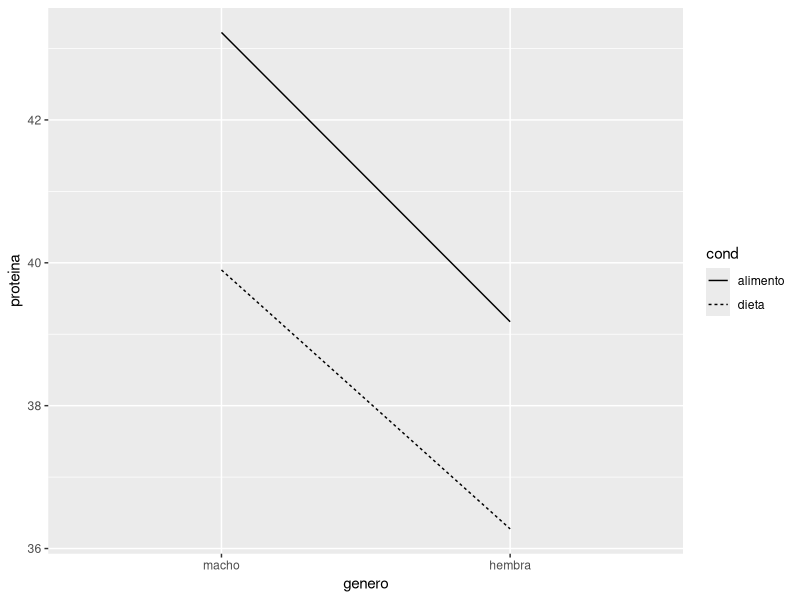

The R script that drew this image:
## ---- chunk 1
base=read.csv("Bases/tortugas1.csv")
str(base)
## ---- chunk 2
base$genero=as.factor(base$genero)
levels(base$genero)=c("macho","hembra")
base$cond=factor(base$cond)
## ---- chunk 3
table(base$cond,base$genero)
## ---- chunk 4
(medgen=mean(base$proteina))

## ---- chunk 5
(alfa=tapply(base$proteina,base$cond,mean)-medgen)

## ---- chunk 6
(beta=tapply(base$proteina,base$genero,mean)-medgen)

## ---- chunk 7
(med=tapply(base$proteina,list(base$cond,base$genero),mean))
## ---- chunk 8
m11=medgen+alfa[1]+beta[1]
m21=medgen+alfa[2]+beta[1]
m12=medgen+alfa[1]+beta[2]
m22=medgen+alfa[2]+beta[2]
(mest=c(m11,m21,m12,m22))

## ---- chunk 9
M=cbind(as.vector(med),mest)
colnames(M)=c("Observados","Estimados")
M
## ---- chunk 10
library(ggplot2)
ggplot(base, aes(x=genero, y=proteina, group = cond)) +
stat_summary(fun="mean", geom="line", aes(linetype = cond))
## ---- chunk 11
mod1=aov(proteina~cond+genero,data=base)
model.tables(mod1)
## ---- chunk 12
options(contrasts=c("contr.sum","contr.poly"))
mod2=lm(proteina~cond*genero,data=base)
## ---- chunk 13
contrasts(base$cond)
## ---- chunk 14
contrasts(base$genero)
## ---- chunk 15
model.matrix(mod2)
## ---- chunk 16
round(mod2$coef,2)
## ---- chunk 17
(v=tapply(base$proteina,list(base$cond,base$genero),var))
## ---- chunk 18
bartlett.test(base$proteina~interaction(base$cond,base$genero))

## ---- chunk 19
(v1=mean(v))

## ---- chunk 20
anova(mod2)
pf(0.0240,1,12, lower.tail = F) #1 grados de libertad del numerador y 12 de denominador
## ---- chunk 21
anova(mod2)[4,3]

## ---- chunk 22
(f=0.18/7.54)
## ---- chunk 23
mod3=lm(proteina~cond+genero,data=base)
## ---- chunk 24
round(mod3$coef,2)
## ---- chunk 25
anova(mod3)[1,3]
anova(mod3)[2,3]

## ---- chunk 26
table(base$cond)
table(base$genero)
c(sum(8*alfa^2)/1, sum(8*beta^2)/1)
## ---- chunk 27
v2=anova(mod3)[3,3]
c(v1,v2)
## ---- chunk 28
anova(mod2)[4,2]
anova(mod3)[3,2]
anova(mod3)[3,2]-anova(mod2)[4,2]

## ---- chunk 29
round(anova(mod3),3)

## ---- chunk 30
mod3$coef
contrasts(base$cond)
## ---- chunk 31
v1=c(1,1,0); v2=c(1,-1,0); c=v1-v2
(L=t(c)%*%mod3$coef)

## ---- chunk 32
ee=sqrt(t(c)%*%vcov(mod3)%*%c)
t=qt(0.95,13)#13 son los grados de libertad reciduales 
(LIM=L-t*ee)

